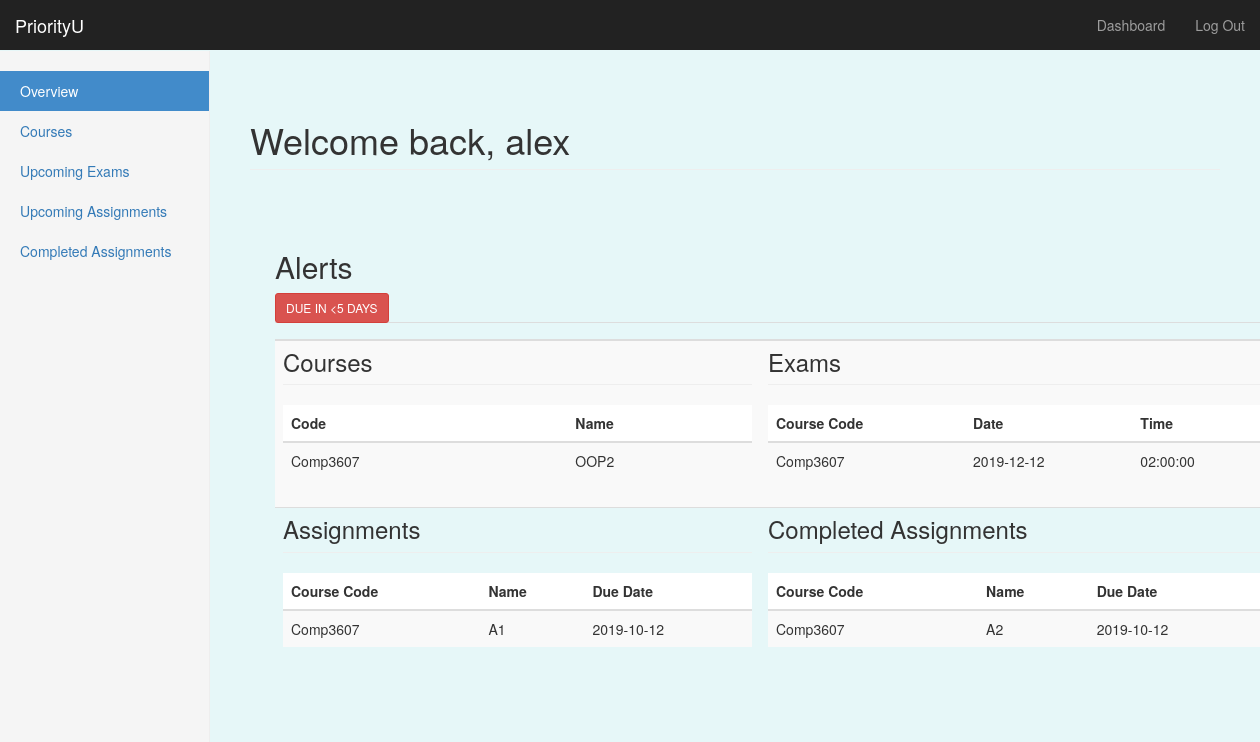
The app's page /dashboard (signed in), older data.
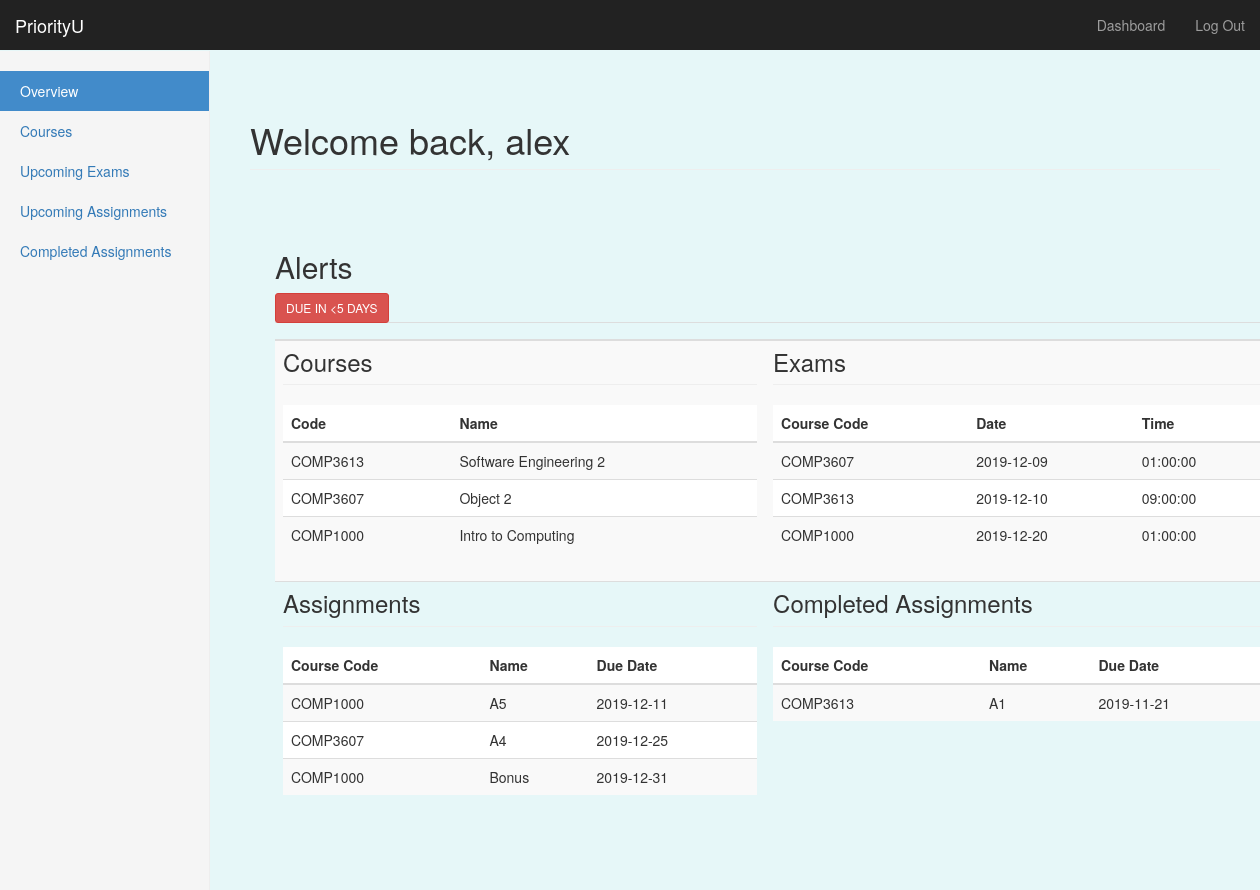
The same page, newer data.
### priorityU/models/models.py (models this page shows, shortened)
class User(UserMixin, db.Model):
    __tablename__ = 'users'
    id = db.Column(db.Integer, primary_key=True)
    username = db.Column(db.String, unique=True, nullable=False)
    email = db.Column(db.String, unique=True, nullable=False)
    password = db.Column(db.String, nullable=False)
    last_task_id = db.Column(db.Integer)
    university = db.Column(db.String, nullable=False)
    courses = db.relationship('Courses', backref='poster')

class Courses(db.Model):
    __tablename__ = 'courses'
    c_id = db.Column(db.Integer, primary_key=True)
    course_code = db.Column(db.String, nullable=False)
    course_name = db.Column(db.String, nullable=False)
    lecturer = db.Column(db.String, nullable=False)
    location = db.Column(db.String, nullable=False)
    user_id = db.Column(db.Integer, db.ForeignKey('users.id'))

class Exam(db.Model): # Dominic 18/11- created model for assignment db
    __tablename__ = 'exams'
    e_id = db.Column(db.Integer, primary_key=True)
    exam_name=db.Column(db.String, nullable=False)
    course_code = db.Column(db.String, db.ForeignKey('courses.course_code'))
    weighting = db.Column(db.Integer)
    date = db.Column(db.Date, nullable=False)
    time = db.Column(db.Time)
    duration = db.Column(db.Integer, nullable=False)
    location = db.Column(db.String)
    user_id = db.Column(db.Integer, db.ForeignKey('users.id'))

class Assignment(db.Model): # Dominic 18/11- created model for assignment db
    __tablename__ = 'assignments'
    a_id = db.Column(db.Integer, primary_key=True)
    course_code = db.Column(db.String, db.ForeignKey('courses.course_code'))
    asg_name = db.Column(db.String, nullable=False)
    weighting = db.Column(db.Integer)
    due_date = db.Column(db.Date, nullable=False)
    due_time = db.Column(db.Time)
    complete = db.Column(db.Boolean, nullable=False)
    user_id = db.Column(db.Integer, db.ForeignKey('users.id'))

### priorityU/routes.py (the view)
@app.route('/dashboard')
@login_required
def dashboard():
    user_courses = Courses.query.filter_by(user_id=current_user.get_id()).order_by(Courses.course_code.desc()).all()
    user_exams = Exam.query.filter_by(user_id=current_user.get_id()).order_by(Exam.date.asc()).all()
    user_asgs = Assignment.query.filter_by(user_id=current_user.get_id()).order_by(Assignment.due_date.asc()).all()
    today = datetime.today()
    alert_date = today + timedelta(days=5)
    asg_alerts = Assignment.query.filter(Assignment.due_date <= alert_date, Assignment.user_id==current_user.get_id(), Assignment.complete==False).all()
    exam_alerts = Exam.query.filter(Exam.date <= alert_date, Exam.date >= today-timedelta(days=1), Exam.user_id==current_user.get_id()).all()
    num_tasks = len(asg_alerts) + len(exam_alerts)
    return render_template('dashboard.html', name=current_user.username, courses=user_courses, exams=user_exams,
                           assignments=user_asgs,asg_alerts=asg_alerts, exam_alerts=exam_alerts,num_tasks=num_tasks)

### priorityU/routes.py (called while the page is built)
@login_manager.user_loader
def load_user(user_id):
    return User.query.get(int(user_id))

### priorityU/templates/dashboard.html (shortened to what this page needs)
{% extends "bootstrap/base.html" %}
{% block styles %}
{{super()}}
<link rel="stylesheet" href="{{url_for('.static', filename='style.css')}}">
{% endblock %}
{% block content %}
    <nav class="navbar navbar-inverse navbar-fixed-top">
      <div class="container-fluid">
        <div class="navbar-header">
          <a class="navbar-brand" href="#">PriorityU</a>
        </div>
        <div id="navbar" class="navbar-collapse collapse">
          <ul class="nav navbar-nav navbar-right">
            <li><a href="#">Dashboard</a></li>
            <li><a href="{{ url_for('logout') }}">Log Out</a></li>
          </ul>
        </div>
      </div>
    </nav>
    <div class="container-fluid">
      <div class="row">
        <div class="col-sm-3 col-md-2 sidebar">
        <ul class="nav nav-sidebar">
            <li {% if request.endpoint == 'dashboard' %} class="active" {% endif %}> <a href="{{url_for('dashboard')}}">Overview</a></li>
            <li {% if request.endpoint == 'courses' %} class="active" {% endif %}><a href="{{url_for('courses')}}" id="tab2-id">Courses</a></li>
            <li {% if request.endpoint == 'exams' %} class="active" {% endif %}><a href="{{url_for('exams')}}">Upcoming Exams</a></li>
            <li {% if request.endpoint == 'assignments' %} class="active" {% endif %}><a href="{{url_for('assignments')}}">Upcoming Assignments</a></li>
            <li {% if request.endpoint == 'completed' %} class="active" {% endif %} ><a href="{{url_for('completed')}}">Completed Assignments</a></li>
        </ul>
        </div>
        <div class="col-sm-9 col-sm-offset-3 col-md-10 col-md-offset-2 main">
          <h1 class="page-header">Welcome back, {{ name }}</h1>
        </div>
      <div class="col-sm-9 col-sm-offset-3 col-md-10 col-md-offset-2 main", style="margin-left: 250px">
        <div class="row">
           <table class="table table-striped table-hover">
            <thead class="thead-dark">
            <tr>
                 <h2>Alerts</h2>
          {% if num_tasks > 0 %}
          <button data-toggle="collapse" data-target="#alert" class="btn btn-danger btn-sm"> DUE IN <5 DAYS</button>
            {% else %}
            <p class="success"> No major task due soon </p>
            </div>
          </div>
          {% endif %}
            </tr>
                <tr>
                    <th></th> <th></th>
                </tr>
            </thead>
            <tbody>
                <tr>
                    <td><h3 class="page-header">Courses</h3>
          <table class="table table-striped table-hover">
            <thead class="thead-dark">
                <tr>
                    <th>Code</th><th>Name</th>
                </tr>
            </thead>
            <tbody>
                {% for c in courses %}
                <tr>
                    <td>{{c.course_code}}</td>
                    <td>{{c.course_name}}</td>
                </tr>
                {% endfor %}
            </tbody>
          </table></td>
                    <td><h3 class="page-header">Exams</h3>
          <table class="table table-striped table-hover">
            <thead class="thead-dark">
                <tr>
                    <th>Course Code</th>
                    <th>Date</th>
                    <th>Time</th>
                </tr>
            </thead>
            <tbody>
                {% for e in exams %}
                <tr>
                    <td>{{e.course_code}}</td>
                    <td>{{e.date}}</td>
                    <td>{{e.time}}</td>
                </tr>
                {% endfor %}
            </tbody>
          </table>
</td>
                </tr>
                <tr>
                    <td> <h3 class="page-header">Assignments</h3>
        <table class="table table-striped table-hover">
          <thead class="thead-dark">
              <tr>
                  <th>Course Code</th>
                  <th>Name</th>
                  <th>Due Date</th>
              </tr>
          </thead>
          <tbody>
              {% for a in assignments %}
                {% if a.complete == False %}
              <tr>
                  <td>{{a.course_code}}</td>
                  <td>{{a.asg_name}}</td>
                  <td>{{a.due_date}}</td>
              </tr>
                {% endif %}
              {% endfor %}
          </tbody>
        </table></td>
            <td><h3 class="page-header">Completed Assignments</h3>
        <table class="table table-striped table-hover">
          <thead class="thead-dark">
              <tr>
                  <th>Course Code</th>
                  <th>Name</th>
                  <th>Due Date</th>
              </tr>
          </thead>
          <tbody>
              {% for a in assignments %}
                {% if a.complete == True %}
              <tr>
                  <td>{{a.course_code}}</td>
                  <td>{{a.asg_name}}</td>
                  <td>{{a.due_date}}</td>
              </tr>
                {% endif %}
              {% endfor %}
          </tbody>
        </table></td>
                </tr>
            </tbody>
          </table>
      </div>
    </div>
{% endblock %}

### priorityU/static/style.css (style rules this page uses)
body { padding-top: 50px; }
.navbar-fixed-top { border: 0; }
.sidebar { display: none; }
@media (min-width: 768px) { .sidebar { position: fixed; top: 51px; bottom: 0; left: 0; z-index: 1000; display: block; padding: 20px; overflow-x: hidden; overflow-y: auto; background-color: #f5f5f5; border-right: 1px solid #eee; } }
.nav-sidebar { margin-right: -21px; margin-bottom: 20px; margin-left: -20px; }
.nav-sidebar > li > a { padding-right: 20px; padding-left: 20px; }
.nav-sidebar > .active > a, .nav-sidebar > .active > a:hover, .nav-sidebar > .active > a:focus { color: #fff; background-color: #428bca; }
.main { padding: 20px; }
@media (min-width: 768px) { .main { padding-right: 40px; padding-left: 40px; } }
.main .page-header { margin-top: 0; }
body { padding-top: 100px; padding-bottom: 40px; background-color: #e6f7f8; }

Row changes from the older to the newer data that the page shows:
removed Courses: course_code "Comp3607", course_name "OOP2"
removed Exam: course_code "Comp3607", date "2019-12-12", time "02:00:00"
removed Assignment: course_code "Comp3607", asg_name "A1", due_date "2019-10-12", shown under "Assignments"
removed Assignment: course_code "Comp3607", asg_name "A2", due_date "2019-10-12", shown under "Completed Assignments"
added Courses: course_code "COMP3613", course_name "Software Engineering 2"
added Courses: course_code "COMP3607", course_name "Object 2"
added Courses: course_code "COMP1000", course_name "Intro to Computing"
added Exam: course_code "COMP3607", date "2019-12-09", time "01:00:00"
added Exam: course_code "COMP3613", date "2019-12-10", time "09:00:00"
added Exam: course_code "COMP1000", date "2019-12-20", time "01:00:00"
added Assignment: course_code "COMP1000", asg_name "A5", due_date "2019-12-11", shown under "Assignments"
added Assignment: course_code "COMP3607", asg_name "A4", due_date "2019-12-25", shown under "Assignments"
added Assignment: course_code "COMP1000", asg_name "Bonus", due_date "2019-12-31", shown under "Assignments"
added Assignment: course_code "COMP3613", asg_name "A1", due_date "2019-11-21", shown under "Completed Assignments"
